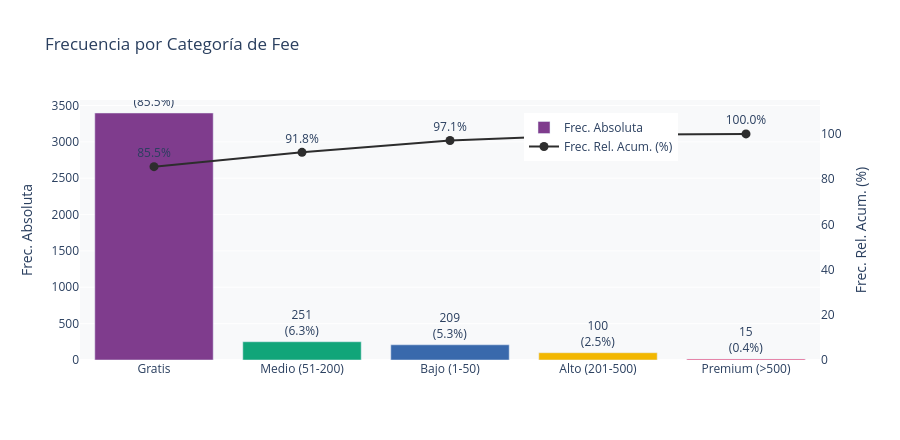

Notebook source saved alongside this figure:
### Markdown cell above
### 5.7 · Categoría de Fee

### Code cell
tbl_fee_cat = tabla_frecuencias(df["Fee_Category"].astype(str), "Categoría Fee")
display(tbl_fee_cat)

fig = go.Figure()
fig.add_trace(go.Bar(
    x=tbl_fee_cat["Categoría Fee"], y=tbl_fee_cat["Frec. Absoluta"],
    name="Frec. Absoluta",
    marker_color=PALETTE[:len(tbl_fee_cat)],
    text=[f"{a}<br>({r:.1f}%)" for a,r in
          zip(tbl_fee_cat["Frec. Absoluta"],tbl_fee_cat["Frec. Relativa (%)"])],
    textposition="outside", yaxis="y1"
))
fig.add_trace(go.Scatter(
    x=tbl_fee_cat["Categoría Fee"], y=tbl_fee_cat["Frec. Rel. Acum. (%)"],
    name="Frec. Rel. Acum. (%)", mode="lines+markers+text",
    text=[f"{v:.1f}%" for v in tbl_fee_cat["Frec. Rel. Acum. (%)"]],
    textposition="top center",
    marker=dict(size=9, color="#2d2d2d"),
    line=dict(color="#2d2d2d", width=2), yaxis="y2"
))
fig.update_layout(
    title="Frecuencia por Categoría de Fee",
    yaxis=dict(title="Frec. Absoluta"),
    yaxis2=dict(title="Frec. Rel. Acum. (%)", overlaying="y",
                side="right", range=[0,115], showgrid=False),
    legend=dict(x=0.6, y=0.95), plot_bgcolor=BG_COLOR,
    paper_bgcolor="white", height=440
)
fig.show()

### Figure 1 — Plotly figure (JSON) as saved in the notebook; plotly's stock layout.template omitted (floating-point values rounded to 4 significant figures)
{"data": [{"marker": {"color": ["rgb(127, 60, 141)", "rgb(17, 165, 121)", "rgb(57, 105, 172)", "rgb(242, 183, 1)", "rgb(231, 63, 116)"]}, "name": "Frec. Absoluta", "text": ["3397<br>(85.5%)", "251<br>(6.3%)", "209<br>(5.3%)", "100<br>(2.5%)", "15<br>(0.4%)"], "textposition": "outside", "type": "bar", "x": ["Gratis", "Medio (51-200)", "Bajo (1-50)", "Alto (201-500)", "Premium (>500)"], "y": [3397, 251, 209, 100, 15], "yaxis": "y"}, {"line": {"color": "#2d2d2d", "width": 2}, "marker": {"color": "#2d2d2d", "size": 9}, "mode": "lines+markers+text", "name": "Frec. Rel. Acum. (%)", "text": ["85.5%", "91.8%", "97.1%", "99.6%", "100.0%"], "textposition": "top center", "type": "scatter", "x": ["Gratis", "Medio (51-200)", "Bajo (1-50)", "Alto (201-500)", "Premium (>500)"], "y": [85.52, 91.84, 97.1, 99.62, 100.0], "yaxis": "y2"}], "layout": {"height": 440, "legend": {"x": 0.6, "y": 0.95}, "paper_bgcolor": "white", "plot_bgcolor": "#F8F9FA", "title": {"text": "Frecuencia por Categoría de Fee"}, "yaxis": {"title": {"text": "Frec. Absoluta"}}, "yaxis2": {"overlaying": "y", "range": [0, 115], "showgrid": false, "side": "right", "title": {"text": "Frec. Rel. Acum. (%)"}}}}
